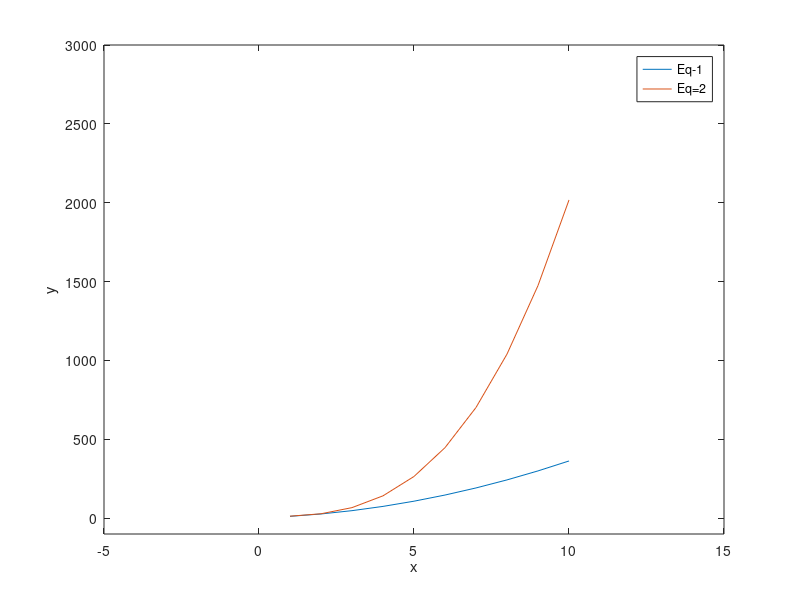

Here is the MATLAB script that generated this plot:
% plot y=(3*x^2)+(6*x)+3 and y=(2*x^3)+(3*x^(1/2))+8 where 1<=x<=10

x=1:10;
y1=zeros(1,10);
y2=zeros(1,10);

for i=1:10
    y1(i)=(3*x(i)^2)+(6*x(i))+3;
    y2(i)=(2*x(i)^3)+(3*x(i)^(1/2))+8;
end

% one way to plot two graphs using 'hold on'
%plot(x,y1);
%hold on;
%plot(x,y2);

% another way
plot(x,y1, x,y2)
xlabel('x');
ylabel('y');
xlim([-5 15]);
ylim([-100 3000]);
legend('Eq-1', 'Eq=2');